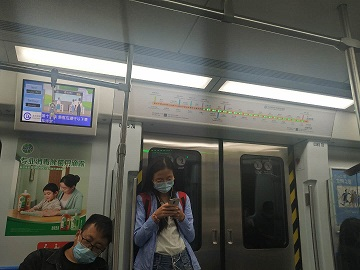
#> input picture opencv学习/imagel/pinjie/1.jpg, 360 x 270 px
$ python 'sift特征提取.py'
#> lines starting #> are read from the running program, lines starting #| are printed output that depends on the picture
import cv2
import numpy as np


img = cv2.imread("imagel/pinjie/1.jpg")
#> img is the input picture: shape (270, 360, 3); mean B, G, R 91, 96.9, 95.6
gray = cv2.cvtColor(img,cv2.COLOR_BGR2GRAY)
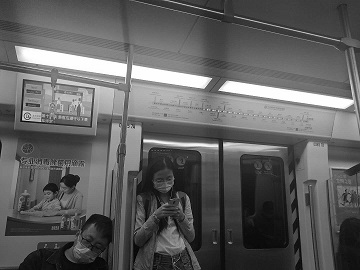
#> gray: shape (270, 360); min 1, max 255, mean 95.9

cv2.__version__

sift = cv2.xfeatures2d.SIFT_create()
kp = sift.detect(gray,None)
#> kp = 323 keypoints; strongest (x, y, size): (145, 141, 2.4), (23, 119, 1.8), (28, 54, 12.4), (216, 146, 3.9)
img = cv2.drawKeypoints(gray,kp,img)
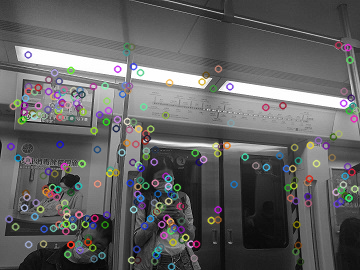
#> img: shape (270, 360, 3); mean B, G, R 98, 97.8, 98
cv2.imshow("00",img)
cv2.waitKey(0)
cv2.destroyAllWindows()

$ run again, with opencv学习/imagel/pinjie/4.jpg copied over opencv学习/imagel/pinjie/1.jpg
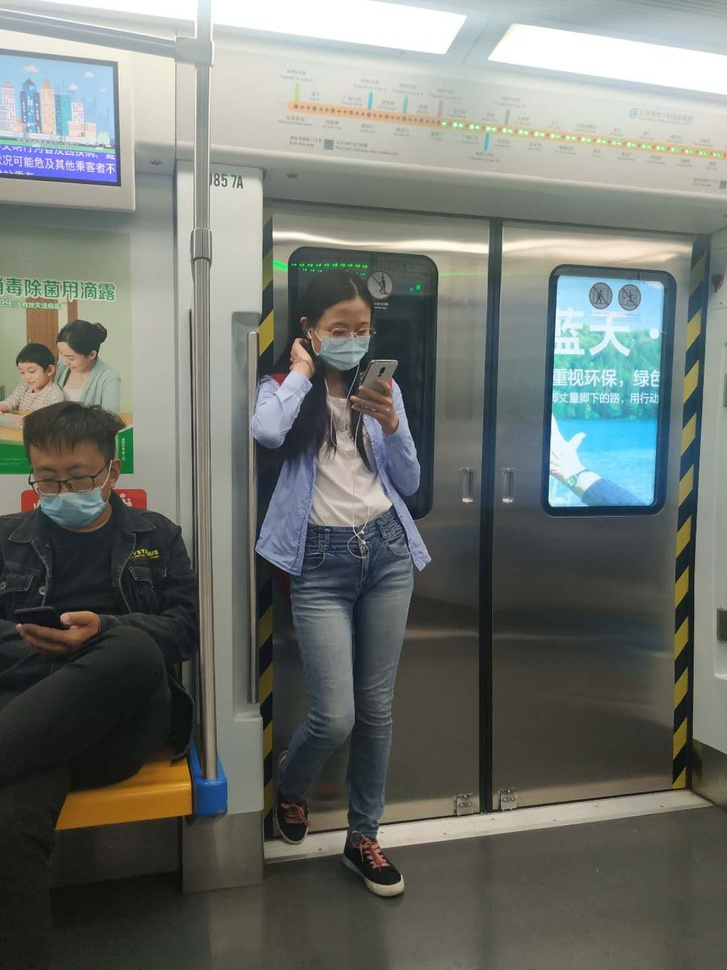
#> input picture opencv学习/imagel/pinjie/4.jpg, 727 x 970 px, shrunk from 1080 x 1440 before the run
#> img is the input picture: shape (970, 727, 3); mean B, G, R 111.2, 116.6, 112.1
#> `gray = cv2.cvtColor(img,cv2.COLOR_BGR2GRAY)`:
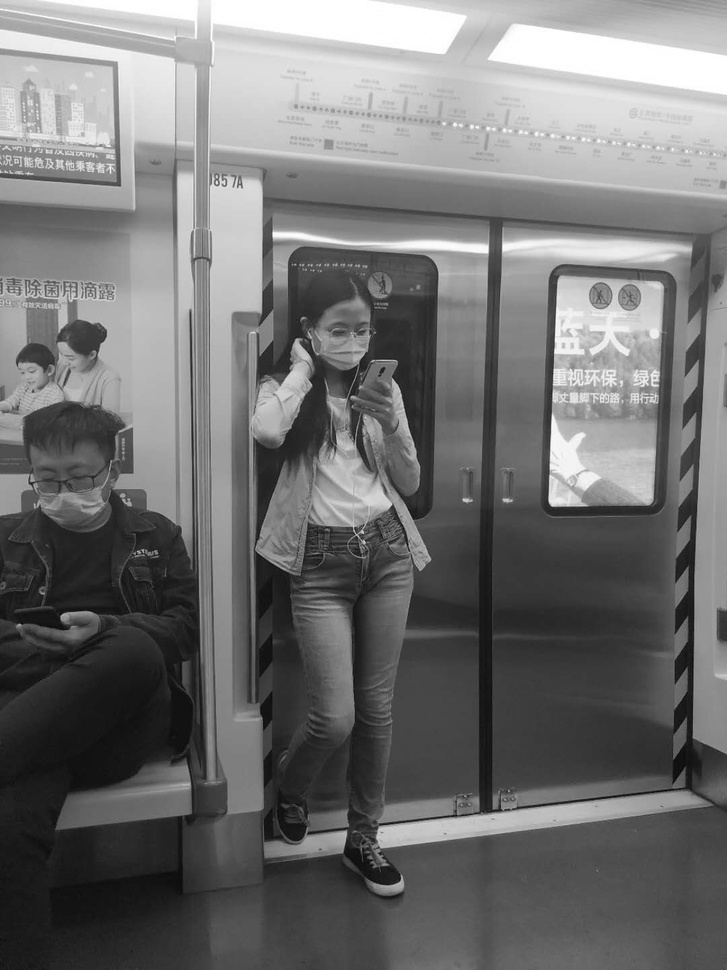
#> gray: shape (970, 727); min 2, max 255, mean 114.7
#> kp = 1613 keypoints; strongest (x, y, size): (555, 500, 9.2), (362, 532, 2.4), (276, 235, 6.3), (364, 542, 2.3)
#> `img = cv2.drawKeypoints(gray,kp,img)`:
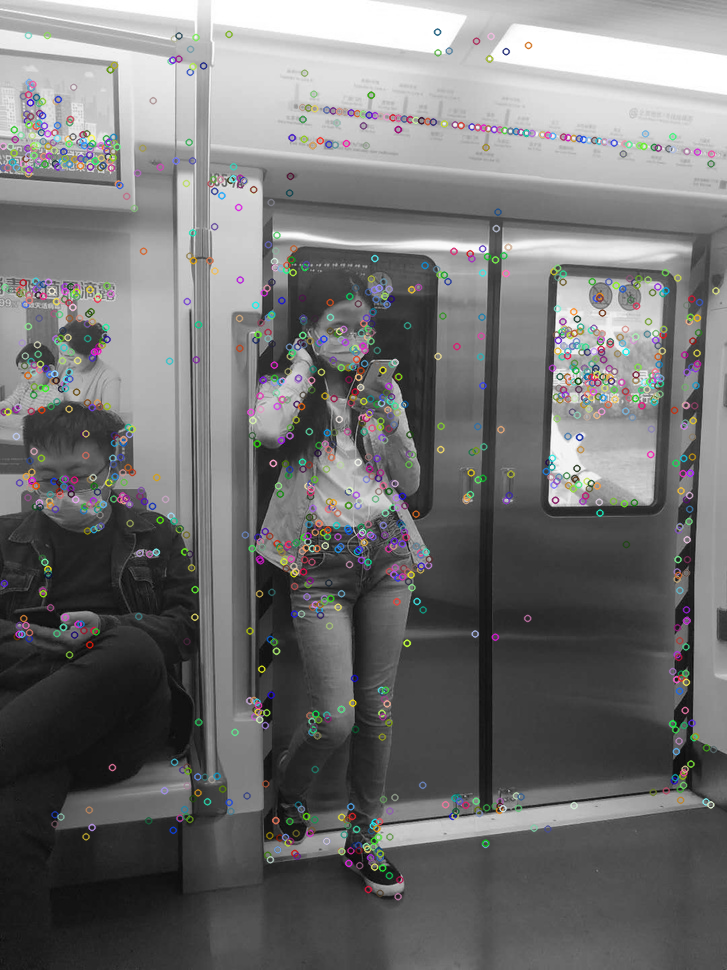
#> img: shape (970, 727, 3); mean B, G, R 114.6, 114.7, 114.7
